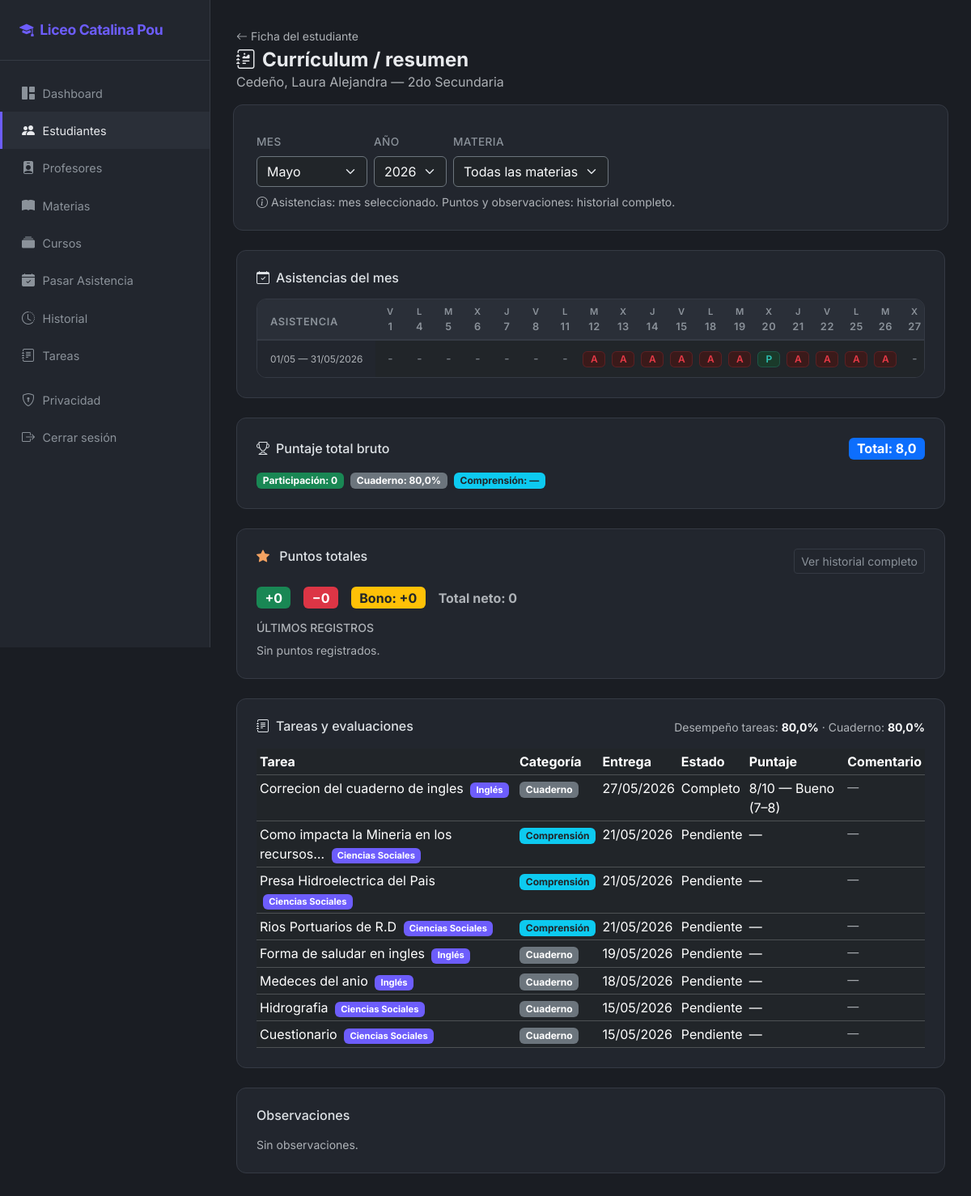
Page /estudiantes/33/curriculum/?mes=5&anio=2026 (signed in) on the committed database.
### core/models.py (models this page shows, shortened)
class Estudiante(models.Model):
    nombre = models.CharField(max_length=100)
    apellido = models.CharField(max_length=100)
    cedula = models.CharField("cédula", max_length=20, blank=True, default="")
    fecha_nacimiento = models.DateField("fecha de nacimiento", null=True, blank=True)
    grado = models.CharField(max_length=10, choices=GRADO_CHOICES)
    seccion = models.CharField("sección", max_length=5, blank=True, default="A")
    profesores = models.ManyToManyField(Profesor, related_name="estudiantes", blank=True)
    created_at = models.DateTimeField(auto_now_add=True)
    class Meta:
        ordering = ["grado", "apellido", "nombre"]
        verbose_name_plural = "estudiantes"
    @property
    def nombre_completo(self):
        return f"{self.nombre} {self.apellido}"

class Materia(models.Model):
    nombre = models.CharField(max_length=100)
    codigo = models.CharField(max_length=20, unique=True)
    descripcion = models.TextField(blank=True)
    created_at = models.DateTimeField(auto_now_add=True)
    class Meta:
        ordering = ["nombre"]
        verbose_name_plural = "materias"

### tareas/models.py (models this page shows, shortened)
class TareaEvaluacion(models.Model):
    tarea = models.ForeignKey(Tarea, on_delete=models.CASCADE, related_name="evaluaciones")
    estudiante = models.ForeignKey(Estudiante, on_delete=models.CASCADE, related_name="evaluaciones_tarea")
    estado = models.CharField(
        max_length=20,
        choices=EstadoTareaEval.choices,
        default=EstadoTareaEval.PENDIENTE,
    )
    tardio = models.BooleanField(default=False)
    puntaje = models.PositiveSmallIntegerField(
        "puntaje",
        null=True,
        blank=True,
        help_text="Oral: 1–5. Escrita: 1–10.",
    )
    comentario_maestro = models.TextField(blank=True, default="")
    creado_en = models.DateTimeField(auto_now_add=True)
    actualizado_en = models.DateTimeField(auto_now=True)
    actualizado_por = models.ForeignKey(
        settings.AUTH_USER_MODEL,
        on_delete=models.SET_NULL,
        null=True,
        blank=True,
        related_name="evaluaciones_tarea_editadas",
    )
    class Meta:
        unique_together = [("tarea", "estudiante")]
        ordering = ["estudiante__apellido", "estudiante__nombre"]
        verbose_name = "evaluación de tarea"
        verbose_name_plural = "evaluaciones de tarea"
    @property
    def puntaje_normalizado(self):
        from .rubricas import normalizar_puntaje
        return normalizar_puntaje(self.tarea.modalidad, self.puntaje)
    @property
    def puntaje_etiqueta(self):
        from .rubricas import puntaje_display
        return puntaje_display(self.tarea.modalidad, self.puntaje)

class Tarea(models.Model):
    titulo = models.CharField(max_length=200, blank=True, default="")
    descripcion = models.TextField()
    modalidad = models.CharField(
        max_length=10,
        choices=ModalidadTarea.choices,
        default=ModalidadTarea.ESCRITA,
    )
    tipo_asignacion = models.CharField(
        max_length=10,
        choices=TipoAsignacionTarea.choices,
        default=TipoAsignacionTarea.GRADOS,
    )
    fecha_entrega = models.DateField()
    materia = models.ForeignKey(
        Materia,
        on_delete=models.PROTECT,
        related_name="tareas",
        null=True,
        blank=True,
        verbose_name="materia",
    )
    creada_por = models.ForeignKey(
        Profesor,
        on_delete=models.CASCADE,
        related_name="tareas_creadas",
    )
    creado_en = models.DateTimeField(auto_now_add=True)
    class Meta:
        ordering = ["-creado_en"]
        verbose_name = "tarea"
        verbose_name_plural = "tareas"

### core/views.py (the view)
# urls.py: path("estudiantes/<int:pk>/curriculum/", views.estudiante_curriculum, name="estudiante_curriculum"),
@school_access
def estudiante_curriculum(request, pk):
    est = get_object_or_404(Estudiante, pk=pk)
    if not _usuario_puede_ver_curriculum_escuela(request.user, est):
        raise Http404()
    hoy = date.today()
    try:
        mes = int(request.GET.get("mes", hoy.month))
        anio = int(request.GET.get("anio", hoy.year))
    except ValueError:
        mes, anio = hoy.month, hoy.year
    materia_param = request.GET.get("materia", "")
    materia_id = int(materia_param) if materia_param.isdigit() else None
    materias = list(materias_curriculum_estudiante(est))
    materia_sel = None
    if materia_id:
        materia_sel = next((m for m in materias if m.pk == materia_id), None)
        if materia_sel is None:
            materia_sel = get_object_or_404(Materia, pk=materia_id)
    profesor_materia = _profesor_materia_estudiante(est, materia_sel)
    meses = [
        (1, "Enero"), (2, "Febrero"), (3, "Marzo"), (4, "Abril"),
        (5, "Mayo"), (6, "Junio"), (7, "Julio"), (8, "Agosto"),
        (9, "Septiembre"), (10, "Octubre"), (11, "Noviembre"), (12, "Diciembre"),
    ]
    asist_ctx = calendario_asistencia_estudiante(est, mes, anio)
    observaciones_qs = est.observaciones.select_related("materia").order_by("-fecha")
    participaciones_qs = est.participaciones.select_related("materia").order_by("-fecha")
    if materia_id:
        observaciones_qs = observaciones_qs.filter(materia_id=materia_id)
        participaciones_qs = participaciones_qs.filter(materia_id=materia_id)
    observaciones = list(observaciones_qs[:5])
    pts = resumen_participacion(participaciones_qs)
    participaciones_recientes = list(participaciones_qs[:8])
    try:
        from tareas.models import ModalidadTarea, TareaEvaluacion
        from tareas.rubricas import promedio_normalizado
        eval_qs = (
            TareaEvaluacion.objects.filter(estudiante=est)
            .select_related("tarea", "tarea__materia", "tarea__creada_por")
            .order_by("-tarea__fecha_entrega", "-tarea__creado_en")
        )
        if materia_id:
            eval_qs = eval_qs.filter(
                Q(tarea__materia_id=materia_id)
                | Q(tarea__materia__isnull=True, tarea__creada_por__materias=materia_id)
            ).distinct()
        evaluaciones = list(eval_qs[:10])
        eval_con_puntaje = [e for e in evaluaciones if e.puntaje is not None]
        oral = [e for e in eval_con_puntaje if e.tarea.modalidad == ModalidadTarea.ORAL]
        esc = [e for e in eval_con_puntaje if e.tarea.modalidad == ModalidadTarea.ESCRITA]
        prom_oral = promedio_normalizado(oral)
        prom_escrita = promedio_normalizado(esc)
        prom_tareas_pct = promedio_normalizado(eval_con_puntaje)
    except Exception:
        evaluaciones = []
        prom_oral = prom_escrita = prom_tareas_pct = None
    score_bruto = total_bruto_estudiante(pts, prom_tareas_pct)
    part_con_bonos = pts["balance_total"] + pts["total_bonos"]
    return render(
        request,
        "core/estudiantes/curriculum.html",
        {
            "estudiante": est,
            "meses": meses,
            "materias": materias,
            "materia_id": materia_id,
            "materia_sel": materia_sel,
            "profesor_materia": profesor_materia,
            "observaciones": observaciones,
            "evaluaciones": evaluaciones,
            "participaciones_recientes": participaciones_recientes,
            "total_positivos": pts["total_positivos"],
            "total_negativos": pts["total_negativos"],
            "total_bonos": pts["total_bonos"],
            "balance_total": pts["balance_total"],
            "part_con_bonos": part_con_bonos,
            "puntos_por_materia": pts["puntos_por_materia"],
            "prom_oral": prom_oral,
            "prom_escrita": prom_escrita,
            "prom_tareas_pct": prom_tareas_pct,
            "score_bruto": score_bruto,
            **asist_ctx,
        },
    )

### core/templates/core/estudiantes/curriculum.html (shortened to what this page needs)
{% extends "base.html" %}
{% block content %}
<div class="page-header">
    <div>
        <a href="{% url 'core:estudiante_detail' estudiante.pk %}" class="text-muted text-decoration-none small">
            <i class="bi bi-arrow-left me-1"></i>Ficha del estudiante
        </a>
        <h1 class="mt-1">
            <i class="bi bi-journal-richtext me-2"></i>Currículum / resumen
        </h1>
        <p class="text-muted mb-0">
            {{ estudiante.apellido }}, {{ estudiante.nombre }} — {{ estudiante.get_grado_display }}
        </p>
    </div>
</div>
<form method="get" class="stat-card mb-4 row g-2 align-items-end">
    <div class="col-auto">
        <label class="form-label">Mes</label>
        <select name="mes" class="form-select bg-dark text-light border-secondary" onchange="this.form.submit()">
            {% for val, label in meses %}
            <option value="{{ val }}" {% if mes == val %}selected{% endif %}>{{ label }}</option>
            {% endfor %}
        </select>
    </div>
    <div class="col-auto">
        <label class="form-label">Año</label>
        <select name="anio" class="form-select bg-dark text-light border-secondary" onchange="this.form.submit()">
            <option value="2026" {% if anio == 2026 %}selected{% endif %}>2026</option>
        </select>
    </div>
    <div class="col-auto">
        <label class="form-label">Materia</label>
        <select name="materia" class="form-select bg-dark text-light border-secondary" onchange="this.form.submit()">
            <option value="">Todas las materias</option>
        </select>
    </div>
    <div class="col-12">
        <p class="text-muted small mb-0">
            <i class="bi bi-info-circle me-1"></i>Asistencias: mes seleccionado.
            Puntos y observaciones: historial completo{% if materia_sel %} · filtro: {{ materia_sel.nombre }}{% endif %}.
        </p>
    </div>
</form>
<div class="stat-card mb-4">
    <h6 class="mb-3">
        <i class="bi bi-calendar-check me-2"></i>Asistencias del mes
    </h6>
    {% include "core/asistencia/_calendario_estudiante.html" %}
</div>
<div class="stat-card mb-4">
    <div class="d-flex justify-content-between align-items-center flex-wrap gap-2 mb-3">
        <h6 class="mb-0">
            <i class="bi bi-trophy me-2"></i>Puntaje total bruto
        </h6>
        <span class="badge bg-primary fs-6">Total: {{ score_bruto.total_bruto }}</span>
    </div>
    <div class="d-flex flex-wrap gap-2">
        <span class="badge bg-success" title="Balance de participación en clase (sin bonos)">
            Participación: {{ balance_total }}
        </span>
        <span class="badge bg-secondary">
            Cuaderno: {% if prom_escrita %}{{ prom_escrita }}%{% else %}—{% endif %}
        </span>
        <span class="badge bg-info text-dark">
            Comprensión: {% if prom_oral %}{{ prom_oral }}%{% else %}—{% endif %}
        </span>
    </div>
</div>
<div class="stat-card mb-4">
    <div class="d-flex justify-content-between align-items-start flex-wrap gap-2 mb-3">
        <h6 class="mb-0">
            <i class="bi bi-star-fill me-2" style="color: var(--warning)"></i>
            {% if materia_sel %}Puntos — {{ materia_sel.nombre }}{% else %}Puntos totales{% endif %}
        </h6>
        <a href="{% url 'core:estudiante_detail' estudiante.pk %}" class="btn btn-sm btn-ghost">Ver historial completo</a>
    </div>
    <div class="d-flex flex-wrap gap-3 mb-3 align-items-center">
        <span class="badge bg-success fs-6" title="Participación en clase">+{{ total_positivos }}</span>
        <span class="badge bg-danger fs-6" title="Participación en clase">−{{ total_negativos }}</span>
        <span class="badge bg-warning text-dark fs-6" title="Bonos manuales">Bono: +{{ total_bonos }}</span>
        <span class="fw-bold {% if balance_total > 0 %}text-success{% elif balance_total < 0 %}text-danger{% else %}text-muted{% endif %}"
              title="Solo participación en clase (sin bonos)">
            Total neto: {{ balance_total }}
        </span>
    </div>
    <h6 class="small text-muted text-uppercase mb-2">Últimos registros</h6>
    {% for p in participaciones_recientes %}
    <div class="d-flex align-items-center gap-2 py-1 px-2 mb-1 rounded small" style="background: var(--surface-3)">
        {% if p.tipo == "POSITIVO" %}
        <span class="badge bg-success">+{{ p.valor }}</span>
        {% else %}
        <span class="badge bg-danger">−{{ p.valor }}</span>
        {% endif %}
        <span class="badge bg-secondary">{{ p.materia.nombre }}</span>
        {% if p.origen == "BONO_MANUAL" %}
        <span class="badge bg-warning text-dark">Bono</span>
        {% endif %}
        <span class="flex-grow-1">{{ p.descripcion|default:""|truncatechars:50 }}</span>
        <span class="text-muted">{{ p.fecha|date:"d/m/Y" }}</span>
    </div>
    {% empty %}
    <p class="text-muted small mb-0">
        Sin puntos registrados{% if materia_sel %} en {{ materia_sel.nombre }}{% endif %}.
    </p>
    {% endfor %}
</div>
<div class="stat-card mb-4">
    <div class="d-flex justify-content-between align-items-start flex-wrap gap-2 mb-3">
        <h6 class="mb-0">
            <i class="bi bi-journal-text me-2"></i>Tareas y evaluaciones
        </h6>
        {% if prom_oral or prom_escrita or prom_tareas_pct %}
        <div class="small text-muted">
            {% if prom_tareas_pct %}Desempeño tareas:
            <strong class="text-light">{{ prom_tareas_pct }}%</strong>{% endif %}
            {% if prom_escrita %} · Cuaderno:
            <strong class="text-light">{{ prom_escrita }}%</strong>{% endif %}
        </div>
        {% endif %}
    </div>
    <div class="table-responsive">
        <table class="table table-dark table-sm mb-0">
            <thead>
                <tr>
                    <th>Tarea</th>
                    <th>Categoría</th>
                    <th>Entrega</th>
                    <th>Estado</th>
                    <th>Puntaje</th>
                    <th>Comentario</th>
                </tr>
            </thead>
            <tbody>
                {% for ev in evaluaciones %}
                <tr>
                    <td>
                        {{ ev.tarea.titulo|default:ev.tarea.descripcion|truncatechars:40 }}
                        {% if ev.tarea.materia and not materia_sel %}
                        <span class="badge ms-1" style="background: var(--accent); font-size: .7rem">{{ ev.tarea.materia.nombre }}</span>
                        {% endif %}
                    </td>
                    <td>
                        {% if ev.tarea.modalidad == "ORAL" %}
                        <span class="badge bg-info text-dark">Comprensión</span>
                        {% else %}
                        <span class="badge bg-secondary">Cuaderno</span>
                        {% endif %}
                    </td>
                    <td>{{ ev.tarea.fecha_entrega|date:"d/m/Y" }}</td>
                    <td>{{ ev.get_estado_display }}</td>
                    <td>{% if ev.puntaje %}{{ ev.puntaje_etiqueta }}{% else %}—{% endif %}</td>
                    <td class="small text-muted">
                        {{ ev.comentario_maestro|default:"—"|truncatechars:30 }}
                    </td>
                </tr>
                {% empty %}
                <tr>
                    <td colspan="6" class="text-muted">
                        Sin tareas{% if materia_sel %} para esta materia{% endif %}
                    </td>
                </tr>
                {% endfor %}
            </tbody>
        </table>
    </div>
</div>
<div class="stat-card">
    <div class="d-flex justify-content-between align-items-center mb-3">
        <h6 class="mb-0">
            Observaciones
        </h6>
    </div>
    {% if observaciones %}
    <ul class="list-unstyled mb-0">
        {% for o in observaciones %}
        <li class="mb-3 pb-3 border-bottom border-secondary">
            <span class="badge bg-secondary me-2">{{ o.get_tipo_display }}</span>
            {% if o.visible_padre %}
            <span class="badge bg-info text-dark me-1">Visible padres</span>
            {% endif %}
            {% if o.materia %}
            <span class="badge me-1" style="background: var(--accent)">{{ o.materia.nombre }}</span>
            {% endif %}
            <small class="text-muted">{{ o.fecha|date:"d/m/Y H:i" }}</small>
            <p class="mb-0 mt-1">{{ o.contenido|truncatechars:200 }}</p>
        </li>
        {% endfor %}
    </ul>
    {% else %}
    <p class="text-muted small mb-0">
        Sin observaciones{% if materia_sel %} en {{ materia_sel.nombre }}{% endif %}.
    </p>
    {% endif %}
</div>
{% endblock %}

### rows in the picture
Estudiante: apellido "Cedeño", nombre "Laura Alejandra", grado "2do Secundaria"
TareaEvaluacion: tarea.titulo "Correcion del cuaderno de ingles", tarea.materia.nombre "Inglés", shows "Cuaderno", tarea.fecha_entrega "27/05/2026", estado "Completo", puntaje_etiqueta "8/10 — Bueno (7–8)", comentario_maestro "—"
TareaEvaluacion: tarea.titulo "Como impacta la Mineria en los recursos…", tarea.materia.nombre "Ciencias Sociales", shows "Comprensión", tarea.fecha_entrega "21/05/2026", estado "Pendiente", comentario_maestro "—"
TareaEvaluacion: tarea.titulo "Presa Hidroelectrica del Pais", tarea.materia.nombre "Ciencias Sociales", shows "Comprensión", tarea.fecha_entrega "21/05/2026", estado "Pendiente", comentario_maestro "—"
TareaEvaluacion: tarea.titulo "Rios Portuarios de R.D", tarea.materia.nombre "Ciencias Sociales", shows "Comprensión", tarea.fecha_entrega "21/05/2026", estado "Pendiente", comentario_maestro "—"
TareaEvaluacion: tarea.titulo "Forma de saludar en ingles", tarea.materia.nombre "Inglés", shows "Cuaderno", tarea.fecha_entrega "19/05/2026", estado "Pendiente", comentario_maestro "—"
TareaEvaluacion: tarea.titulo "Medeces del anio", tarea.materia.nombre "Inglés", shows "Cuaderno", tarea.fecha_entrega "18/05/2026", estado "Pendiente", comentario_maestro "—"
TareaEvaluacion: tarea.titulo "Hidrografia", tarea.materia.nombre "Ciencias Sociales", shows "Cuaderno", tarea.fecha_entrega "15/05/2026", estado "Pendiente", comentario_maestro "—"
TareaEvaluacion: tarea.titulo "Cuestionario", tarea.materia.nombre "Ciencias Sociales", shows "Cuaderno", tarea.fecha_entrega "15/05/2026", estado "Pendiente", comentario_maestro "—"

### other values in the picture
{{ dia.day }} "1" "4" "5" "6" "7" "8" "11" "12" "13" "14" "15" "18" "19" "20" "21" "22" "25" "26" "27"
{{ fecha_inicio|date:"d/m" }} "01/05"
{{ fecha_fin|date:"d/m/Y" }} "31/05/2026"
{{ score_bruto.total_bruto }} "8,0"
{{ balance_total }} "0"
{{ prom_escrita }} "80,0"
{{ total_positivos }} "0"
{{ total_negativos }} "0"
{{ total_bonos }} "0"
{{ prom_tareas_pct }} "80,0"
form field mes "Mayo"
